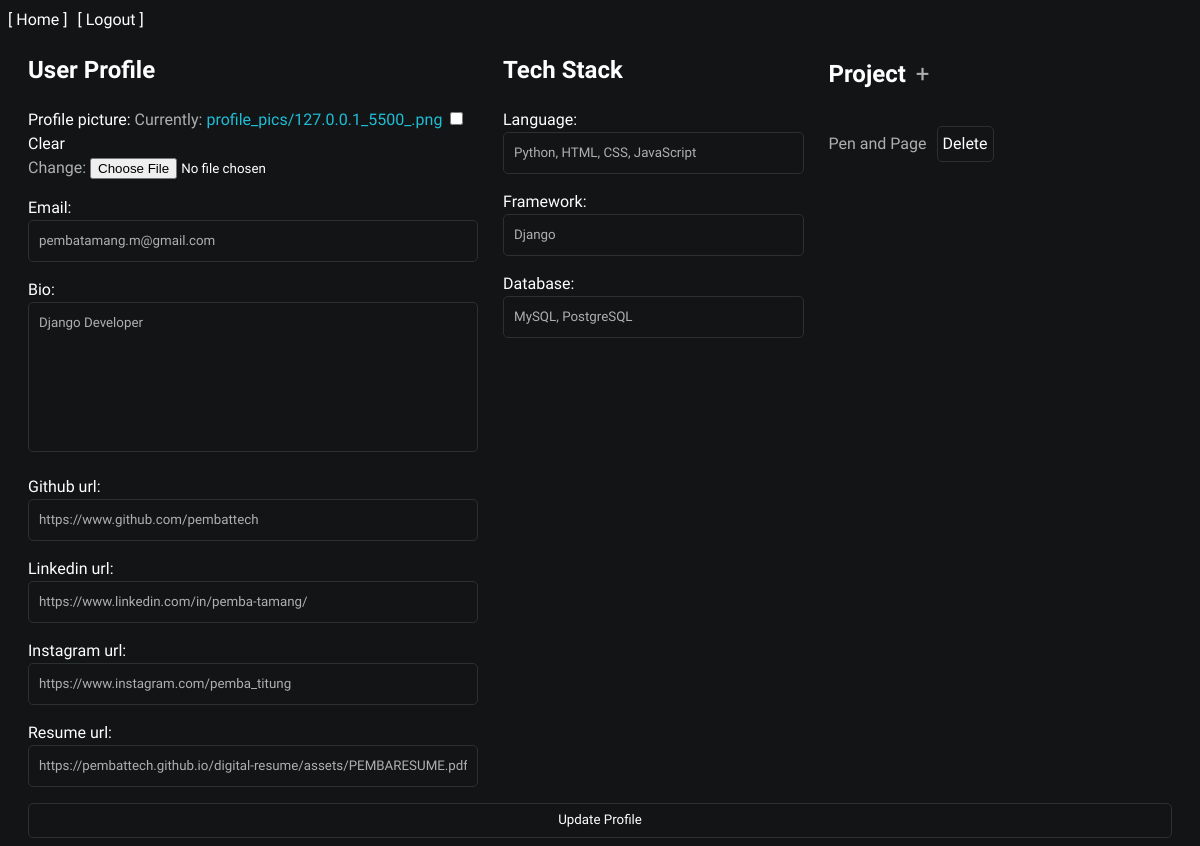
Page /update-showcase (signed in) on the committed database.
### base/models.py (models this page shows, shortened)
class UserProfile(models.Model):
    user = models.OneToOneField(User, on_delete=models.CASCADE)
    profile_picture = models.ImageField(upload_to='showcase/profile_pic', blank=True, null=True)
    email = models.CharField(max_length=255)
    bio = models.CharField(max_length=255)
    github_url = models.URLField(max_length=255, null=True, blank= False)
    linkedin_url = models.URLField(max_length=255, null=True, blank= False)
    instagram_url = models.URLField(max_length=255, null=True, blank= False)
    resume_url = models.URLField(max_length=255, null=True, blank= False)

class TechStack(models.Model):
    language = models.CharField(max_length=255, null=True, blank=False)
    framework = models.CharField(max_length=255, null=True, blank=False)
    database = models.CharField(max_length=255, null=True, blank=False)
    user = models.ForeignKey(UserProfile, on_delete=models.CASCADE)

class Project(models.Model):
    project_title = models.CharField(max_length=255)
    project_description = models.CharField(max_length=255)
    project_livedemo = models.CharField(max_length=255)
    project_github_url = models.URLField(max_length=255, null=True, blank= False)
    user = models.ForeignKey(UserProfile, on_delete=models.CASCADE)
    project_img1 = models.ImageField(upload_to='showcase/projectimg', null=True, blank=False)
    project_img2 = models.ImageField(upload_to='showcase/projectimg', null=True, blank=False)

### base/views.py (the view, shortened to what this page needs)
# urls.py: path('update-showcase', update_showcase, name = "update_showcase"),
def update_showcase(request):
    if not request.user.is_authenticated:
        return render(request, '404.html')
    username = request.user.username
    user_profile = get_object_or_404(UserProfile, user__username=username)
    projects = Project.objects.filter(user=user_profile)
    techstack = TechStack.objects.filter(user=user_profile).first()
    userprofile_form = UserProfileForm(request.POST or None, request.FILES or None, instance=user_profile)
    if not techstack:
        techstack = TechStack(user=user_profile)
    techstack_form = TechStackForm(request.POST or None, instance=techstack)
    project_forms = [ProjectForm(request.POST or None, request.FILES or None, prefix=str(project.id), instance=project) for project in projects]
    return render(request, 'update_showcase.html', {
        'userprofile_form': userprofile_form,
        'techstack_form': techstack_form,
        'project_forms': project_forms,
    })

### base/forms.py
class UserProfileForm(forms.ModelForm):
    class Meta:
        model = UserProfile
        fields = '__all__'
        exclude = ['user']
        profile_picture = forms.ImageField(widget=forms.ClearableFileInput(attrs={'class': 'input-style'}))
        widgets = {
            'email': forms.EmailInput(attrs={'class': 'input-style'}),
            'bio': forms.Textarea(attrs={'class': 'textarea-style'}),
            'github_url': forms.URLInput(attrs={'class': 'input-style'}),
            'linkedin_url': forms.URLInput(attrs={'class': 'input-style'}),
            'instagram_url': forms.URLInput(attrs={'class': 'input-style'}),
            'resume_url': forms.URLInput(attrs={'class': 'input-style'}),
        }

class TechStackForm(forms.ModelForm):
    class Meta:
        model = TechStack
        exclude = ['user']
        widgets = {
            'language': forms.TextInput(attrs={'class': 'input-style'}),
            'framework': forms.TextInput(attrs={'class': 'input-style'}),
            'database': forms.TextInput(attrs={'class': 'input-style'}),
        }

### base/templates/update_showcase.html (shortened to what this page needs)
{% extends 'base.html' %}
{% block content %}
<div class="navigate">
  <div class="goto">
    <a href="{% url 'home' %}">[ Home ]</a>
  </div>
  <div class="goto">
    <a href="{% url 'logout' %}">[ Logout ]</a>
  </div>
</div>
<form method="post" enctype="multipart/form-data">
  <div class="form-box">
    <div class="user_profile">
      <h2>User Profile</h2>
      {{ userprofile_form.as_p }}
    </div>
    <div class="tech_stack">
      <h2>Tech Stack</h2>
      {{ techstack_form.as_p }}
    </div>
    <div class="project">
      <div class="title-and-new" style="display: flex; align-items: center;">
        <h2 style="margin-right: 10px;">Project</h2>
        <a href="{% url 'new' %}">
          <p id="add-project-btn" style="font-size: 24px; cursor: pointer;">+</p>
        </a>
      </div>
      {% for project_form in project_forms %}
      <div class="project-section">
        <div class="title-and-deletebtn">
          <p class="project-toggle">{{ project_form.instance.project_title }}</p>
          <a href="{% url 'delete_project' project_form.instance.id %}" class="delete-btn button-style">Delete</a>
        </div>
      </div>
      {% endfor %}
    </div>
  </div>
  <button class="button-style" type="submit">Update Profile</button>
</form>
{% endblock %}

### static/css/styles.css (style rules this page uses)
:root { --mainTextColor-light: #000; --secondaryTextColor-light: rgb(51 51 51); --mainLinkColor-light: #0da2b8; --mainBorderColor-light: rgb(218, 218, 218); --mainBgColor-light: rgb(249, 250, 251); --mainTextColor-dark: #fff; --secondaryTextColor-dark: #adb0b1; --mainLinkColor-dark: rgb(30, 190, 214); --mainBorderColor-dark: #2b3031; --mainBgColor-dark: #131415; --mainTextColor: var(--mainTextColor-dark); --secondaryTextColor: var(--secondaryTextColor-dark); --mainLinkColor: var(--mainLinkColor-dark); --mainBorderColor: var(--mainBorderColor-dark); --mainBgColor: var(--mainBgColor-dark); --project-image-sizeW: 380px; --project-title-font-size: 18px; --project-descrption-font-color: var(--secondaryTextColor); --project-description-font-size: 16px; --project-description-font-weight: 300; }
* { font-family: 'Readex Pro'; line-height: 1.5em; box-sizing: border-box; color: var(--mainTextColor); }
body { background-color: var(--mainBgColor); }
p, span, li { color: var(--secondaryTextColor); font-size: 1em; }
a { text-decoration: none; color: var(--mainLinkColor); font-weight: 500; }
.navigate { display: flex; gap: 10px; }
#bio, a { font-weight: 300; }
form { padding: 0 20px; }
.goto>a, .authenticated_user .goto p { color: var(--mainTextColor); }
.form-box { display: flex; gap: 25px; }
.input-style, .button-style, .textarea-style { color: var(--secondaryTextColor); background-color: var(--mainBgColor); padding: 10px; border-radius: 5px; resize: none; }
.input-style { width: 100%; border: 1px solid var(--mainBorderColor); }
.button-style { border: 1px solid var(--mainBorderColor); border-radius: 5px; padding: 0.5em 1em; width: 100%; color: var(--mainTextColor); }
.textarea-style { height: 150px; width: 100%; border-color: var(--mainBorderColor); outline: none; }
.user_profile { max-width: 450px; }
.project { display: flex; flex-direction: column; flex: 1; }
.project-toggle { cursor: pointer; }
.title-and-deletebtn { display: flex; align-items: center; }
.delete-btn { width: fit-content; color: var(--mainTextColor); padding: 5px; }

### base/templates/update_showcase.html (style rules this page uses)
.delete-btn { cursor: pointer; margin-left: 10px; }

### rows in the picture
UserProfile: email "pembatamang.m@gmail.com", bio "Django Developer", github_url "https://www.github.com/pembattech", linkedin_url "https://www.linkedin.com/in/pemba-tamang/", instagram_url "https://www.instagram.com/pemba_titung", resume_url "https://pembattech.github.io/digital-resume/assets/PEMBARESUME.pdf"
TechStack: language "Python, HTML, CSS, JavaScript", framework "Django", database "MySQL, PostgreSQL"
Project: instance.project_title "Pen and Page"
